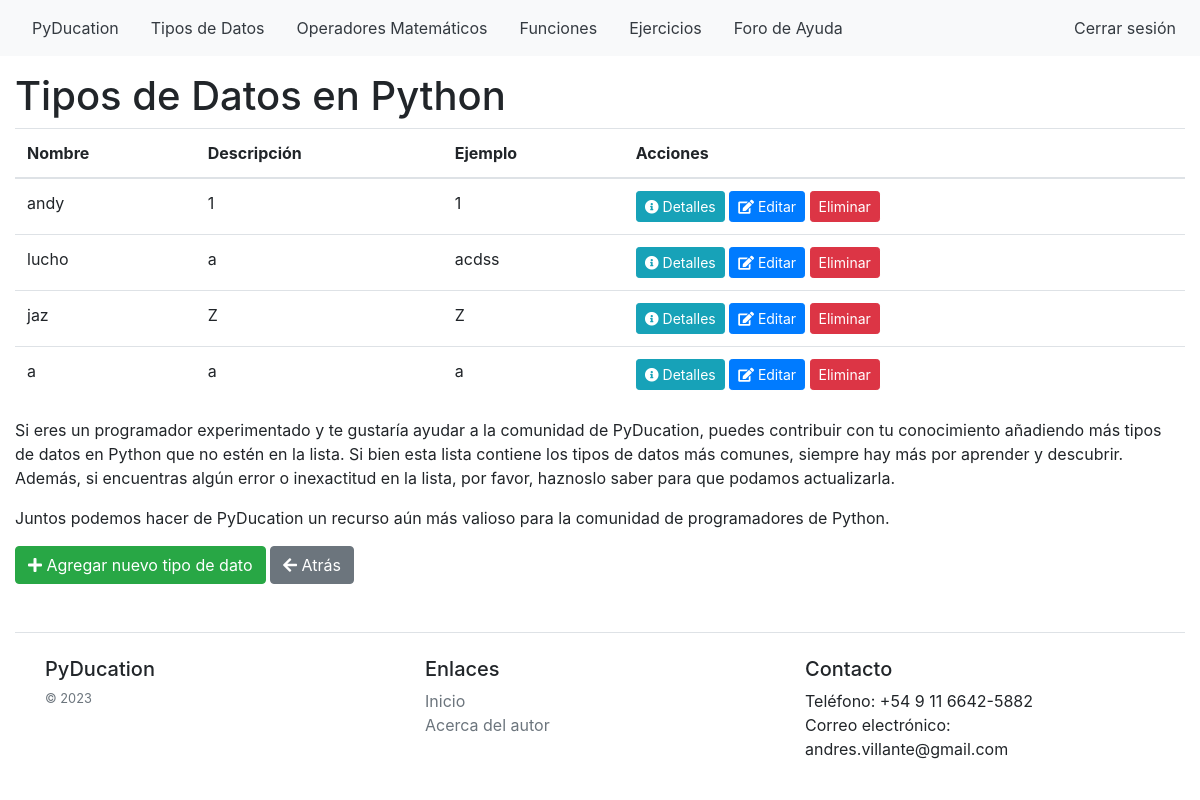
/data-types/ (signed in), run on an earlier commit of the app's database.
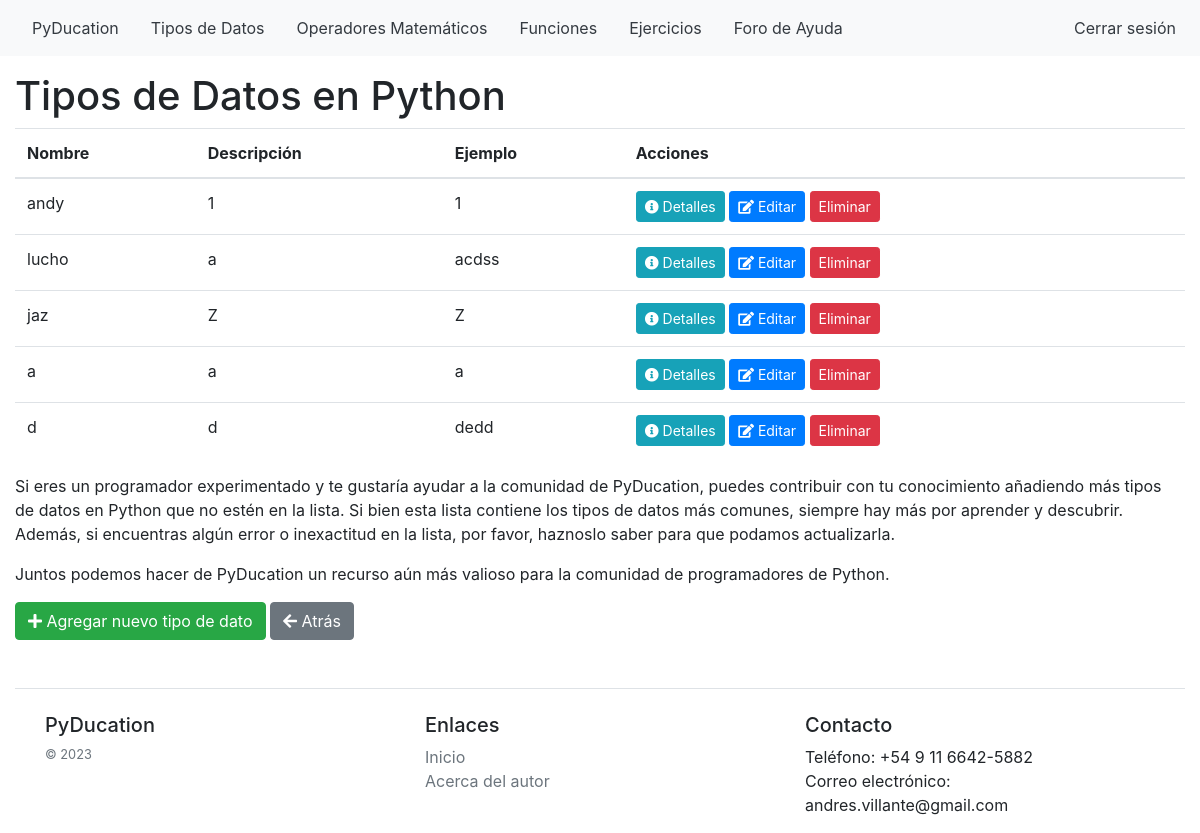
And on a later commit of the database.
### blog/models.py (models this page shows, shortened)
class DataType(models.Model):
    name = models.CharField(max_length=255)
    description = models.TextField(blank=True, null=True)
    example = models.TextField(blank=True, null=True)
    data_type_created_by = models.ForeignKey(
        User,
        on_delete=models.CASCADE,
        related_name='data_types_created',
        null=True,
        blank=True,
        default=None,
    )

### blog/views.py (the view)
# urls.py: path('data-types/', DataTypeListView.as_view(), name='data_type_list'),
class DataTypeListView(LoginRequiredMixin, ListView):
    template_name = 'data_types/data_type_list.html'
    model = DataType
    context_object_name = 'data_types'

### PyDucation/templates/data_types/data_type_list.html (shortened to what this page needs)
{% extends 'PyDucation/base.html' %}
{% block content %}
  <h1>Tipos de Datos en Python</h1>
  <table class="table">
    <thead>
      <tr>
          <th>Nombre</th>
          <th>Descripción</th>
          <th>Ejemplo</th>
          <th>Acciones</th>
      </tr>
  </thead>
  <tbody>
      {% for data_type in data_types %}
          <tr>
              <td>{{ data_type.name }}</td>
              <td>{{ data_type.description }}</td>
              <td>{{ data_type.example }}</td>
              <td>
                  <a href="{% url 'data_type_detail' pk=data_type.pk %}" class="btn btn-sm btn-info"><i class="fas fa-info-circle"></i> Detalles</a>
                  <a href="{% url 'data_type_update' pk=data_type.pk %}" class="btn btn-sm btn-primary"><i class="fas fa-edit"></i> Editar</a>
                  <form action="{% url 'data_type_delete' pk=data_type.pk %}" method="post" class="d-inline" id="delete-form">
                      <a href="{% url 'data_type_delete' data_type.pk %}" class="btn btn-danger btn-sm">Eliminar</a>
                  </form>
              </td>
          </tr>
      {% empty %}
          <tr>
              <td colspan="4">No se encontraron tipos de datos.</td>
          </tr>
      {% endfor %}
  </tbody>
  </table>
  <p>Si eres un programador experimentado y te gustaría ayudar a la comunidad de PyDucation, puedes contribuir con tu conocimiento añadiendo más tipos de datos en Python que no estén en la lista. Si bien esta lista contiene los tipos de datos más comunes, siempre hay más por aprender y descubrir. Además, si encuentras algún error o inexactitud en la lista, por favor, haznoslo saber para que podamos actualizarla.
  <p>Juntos podemos hacer de PyDucation un recurso aún más valioso para la comunidad de programadores de Python.</p>
  <a href="{% url 'data_type_create' %}" class="btn btn-success"><i class="fas fa-plus"></i> Agregar nuevo tipo de dato</a>
  <a href="{% url 'pyducation' %}" class="btn btn-secondary"><i class="fas fa-arrow-left"></i> Atrás</a>
{% endblock %}

What changed in the data, as far as the page shows it:
added DataType: name "d", description "d", example "dedd"
